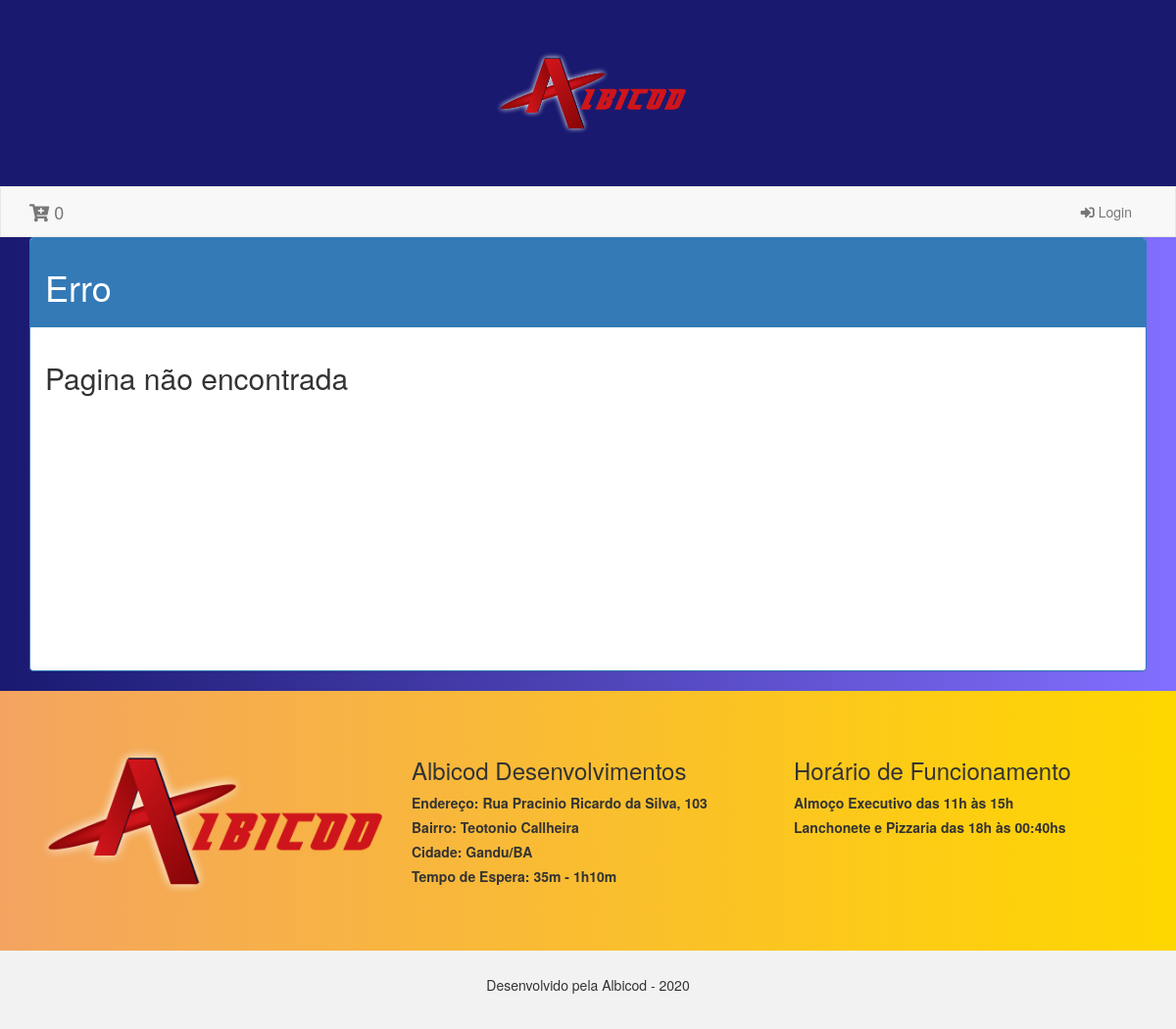
/PROJETOS_ANDAMENTO/delivery_v2/, run on the app's committed database.
### tables this page shows
CREATE TABLE `config` (
  `id` int(11) NOT NULL,
  `empresa` varchar(100) NOT NULL,
  `logo` varchar(100) NOT NULL,
  `favicon` varchar(100) NOT NULL,
  `titulo` varchar(100) NOT NULL,
  `endereco` varchar(100) NOT NULL,
  `bairro` varchar(100) NOT NULL,
  `id_cidade` varchar(50) NOT NULL,
  `tempo_espera` varchar(100) NOT NULL,
  `taxa_envio` varchar(30) NOT NULL,
  `whatsapp` varchar(50) NOT NULL
);

CREATE TABLE `cidades` (
  `id` int(11) NOT NULL,
  `cidade` varchar(100) NOT NULL
);

CREATE TABLE `config_horario_funcionamento` (
  `id` int(11) NOT NULL,
  `descricao` varchar(100) NOT NULL
);

### core/controller.php (called while the page is built, shortened)
<?php
class controller {
	public function loadTemplate($viewName, $viewData = array()) {
		require 'views/template.php';
	}
}

### controllers/notfoundController.php (called while the page is built, shortened)
<?php
class notfoundController extends controller {
	public function index() {
		$this->loadTemplate('404');
	}
}

### core/Core.php (called while the page is built, shortened)
<?php
class Core{
	public function run() {
		$url = '/';
		if (isset($_GET['url'])) {
			$url.=$_GET['url'];
		}
		$params = array();
		if (!empty($url) && $url !='/') {
			$url = explode('/', $url);
			array_shift($url);
			$currentController = $url[0].'Controller';
			array_shift($url);
			if (isset($url[0]) && !empty($url[0])) {
				$currentAction = $url[0];
				array_shift($url);
			} else {
				$currentAction = 'index';
			}
			if (count($url) > 0) {
				$params = $url;
			};
		} else {
			$currentController = 'homeController';
			$currentAction = 'index';
		}
		if (!file_exists('controllers/'.$currentController.'.php') || !method_exists($currentController, $currentAction)) {
			$currentAction = 'index';
		}
		$c = new $currentController();
		call_user_func_array(array($c, $currentAction), $params);
	}
}

### index.php (called while the page is built, shortened)
<?php
require 'config.php';
$core = new Core();
$core->run();

### core/model.php (called while the page is built, shortened)
<?php
class model {
	public function __construct() {
		global $db;
		$this->db = $db;
	}
}

### models/Config.php (called while the page is built, shortened)
<?php
class Config extends model{
	public function get(){
		$sql = $this->db->query("
			SELECT config.*,
			cidades.cidade
			FROM config
			INNER JOIN cidades
			ON config.id_cidade = cidades.id
			");
		return $sql->fetch(PDO::FETCH_ASSOC);
	}
	public function getAllHorarios(){
		$sql = $this->db->query("SELECT * FROM config_horario_funcionamento");
		return $sql->fetchAll(PDO::FETCH_ASSOC);
	}
}

### views/template.php (the view, shortened to what this page needs)
<?php
$conf = new Config();
$config = $conf->get();
$listHorarios = $conf->getAllHorarios();
?>
<!DOCTYPE html>
<html>
<head>
  <link rel="stylesheet" href="<?=BASE; ?>assets/css/bootstrap.css" type="text/css" />
  <link rel="stylesheet" href="<?=BASE; ?>assets/css/fontawesome/css/all.min.css">
  <link rel="stylesheet" href="<?=BASE; ?>assets/css/style.css" type="text/css" />
  <link rel="stylesheet" type="text/css" href="<?=BASE; ?>assets/dataTable/dataTable.css">
</head>
<body style="background-image: linear-gradient(to right, #191970 ,  #836FFF);">
  <div class="jumbotron" style="background-color: #191970;">
    <div class="container">
      <center>
        <a href="<?=BASE; ?>">
          <img class="img img-responsive" width="200" src="<?=BASE.'assets/img/'.$config['logo']; ?>">
        </a>
      </center>
    </div>
  </div>
  <nav class="navbar navbar-default">
    <div class="container">
      <div class="navbar-header">
          <a class="navbar-brand" href="#" data-toggle="modal" data-target="#cart">
            <i class="fas fa-cart-plus"></i>
            <span><?php
              $n = 0;
              if (!empty($_SESSION['cart'])) {
                foreach ($_SESSION['cart'] as $id => $v) {
                  if (is_int($id)) {
                    $array = array($id);
                    $n += count($array);
                  }
                }
                echo $n;
              } else {
                echo $n;
              }
              ?>
            </span>
          </a>
      </div>
      <div class="collapse navbar-collapse" id="myNavbar">
        <ul class="nav navbar-nav navbar-right">
          <li><a href="<?=BASE.'admin'; ?>"><i class="fas fa-sign-in-alt"></i> Login</a></li>
        </ul>
      </div>
    </div>
  </nav>
  <div class="jumbotron" style="background-image: linear-gradient(to right, #F4A460 ,  #FFD700);">
    <div class="container">
      <div class="row">
        <div class="col-sm-4">
          <img class="img img-responsive" src="<?=BASE.'assets/img/'.$config['logo']; ?>">
        </div>
        <div class="col-sm-4">
          <h3><?=$config['empresa']; ?></h3>
          <label>Endereço: <?=$config['endereco']; ?></label><br>
          <label>Bairro: <?=$config['bairro']; ?></label><br>
          <label>Cidade: <?=$config['cidade']; ?></label><br>
          <label>Tempo de Espera: <?=$config['tempo_espera']; ?></label><br>
        </div>
        <div class="col-sm-4">
          <h3>Horário de Funcionamento</h3>
          <?php foreach ($listHorarios as $key => $value): ?>
            <label><?=$value['descricao']; ?></label><br>
          <?php endforeach; ?>
        </div>
      </div>
    </div>
  </div>
  <footer class="container-fluid text-center">
    <p>Desenvolvido pela Albicod - <?=date('Y'); ?></p>
  </footer>
</body>
</html>

### assets/css/style.css (style rules this page uses)
body { background-color: #fff; }
.navbar, .jumbotron { margin-bottom: 0; border-radius: 0; }
footer { background-color: #f2f2f2; padding: 25px; }

### data on the page
config: logo (picture), empresa "Albicod Desenvolvimentos", endereco "Rua Pracinio Ricardo da Silva, 103", bairro "Teotonio Callheira", id_cidade.cidade "Gandu/BA", tempo_espera "35m - 1h10m"
config_horario_funcionamento: descricao "Almoço Executivo das 11h às 15h"
config_horario_funcionamento: descricao "Lanchonete e Pizzaria das 18h às 00:40hs"

### other printed values
$n "0"
